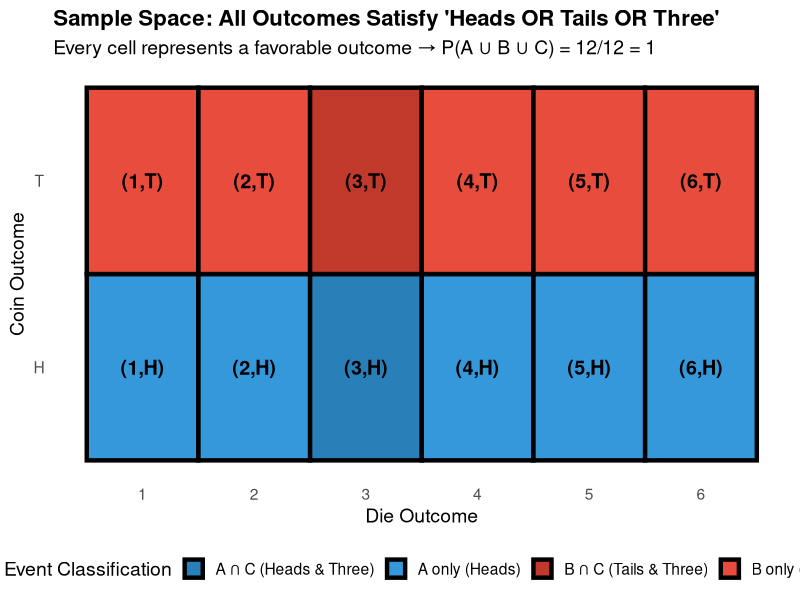

Generate this figure with R:
## ---- chunk 1
#| label: tbl-sample-space
#| tbl-cap: "Sample space in table format"
#| echo: false

library(knitr)

# Create matrix representation
outcomes_matrix <- matrix(
  paste0("(", rep(1:6, each = 2), ",", rep(c("H", "T"), 6), ")"),
  nrow = 2, byrow = TRUE,
  dimnames = list(
    Coin = c("Heads (H)", "Tails (T)"),
    Die = paste("Die =", 1:6)
  )
)

kable(outcomes_matrix)
## ---- chunk 2
#| label: fig-sample-space
#| fig-cap: "Events classification in sample space - all outcomes satisfy the condition"
#| fig-width: 10
#| fig-height: 6
#| echo: false

library(ggplot2)

# Create sample space
die_outcomes <- 1:6
coin_outcomes <- c("H", "T")
sample_space <- expand.grid(Die = die_outcomes, Coin = coin_outcomes)
sample_space$Outcome <- paste0("(", sample_space$Die, ",", sample_space$Coin, ")")

# Classify outcomes
sample_space$Event <- ifelse(sample_space$Die == 3,
  ifelse(sample_space$Coin == "H", "A ∩ C (Heads & Three)", "B ∩ C (Tails & Three)"),
  ifelse(sample_space$Coin == "H", "A only (Heads)", "B only (Tails)")
)

# Create visualization
ggplot(sample_space, aes(x = Die, y = Coin, fill = Event, label = Outcome)) +
  geom_tile(color = "black", linewidth = 1.5) +
  geom_text(size = 5, fontface = "bold") +
  scale_fill_manual(values = c(
    "A only (Heads)" = "#3498db",
    "B only (Tails)" = "#e74c3c", 
    "A ∩ C (Heads & Three)" = "#2980b9",
    "B ∩ C (Tails & Three)" = "#c0392b"
  )) +
  scale_x_continuous(breaks = 1:6, labels = 1:6) +
  labs(
    title = "Sample Space: All Outcomes Satisfy 'Heads OR Tails OR Three'",
    subtitle = "Every cell represents a favorable outcome → P(A ∪ B ∪ C) = 12/12 = 1",
    x = "Die Outcome",
    y = "Coin Outcome",
    fill = "Event Classification"
  ) +
  theme_minimal(base_size = 14) +
  theme(
    plot.title = element_text(face = "bold", size = 16),
    panel.grid = element_blank(),
    legend.position = "bottom"
  )
## ---- chunk 3
#| label: tbl-summary
#| tbl-cap: "Summary of events and probabilities"
#| echo: false

library(knitr)

summary_data <- data.frame(
  Event = c("A (Heads)", "B (Tails)", "C (Three)", 
            "A ∩ B", "A ∩ C", "B ∩ C", "A ∩ B ∩ C",
            "A ∪ B ∪ C"),
  Outcomes = c(
    "6", "6", "2",
    "0", "1", "1", "0",
    "12"
  ),
  Probability = c(
    "6/12 = 1/2", "6/12 = 1/2", "2/12 = 1/6",
    "0", "1/12", "1/12", "0",
    "12/12 = 1"
  )
)

kable(summary_data, align = c('l', 'c', 'c'))
